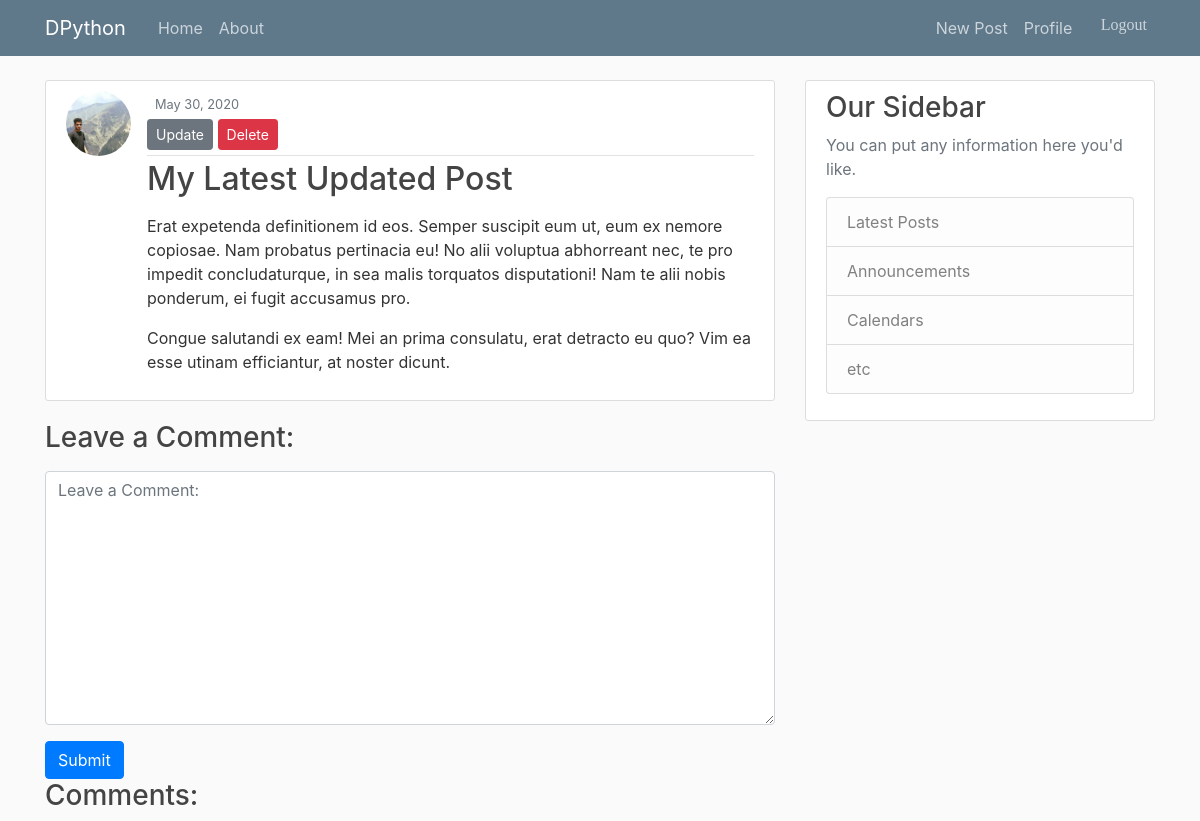
Page /post/29/ (signed in) on the earlier database version.
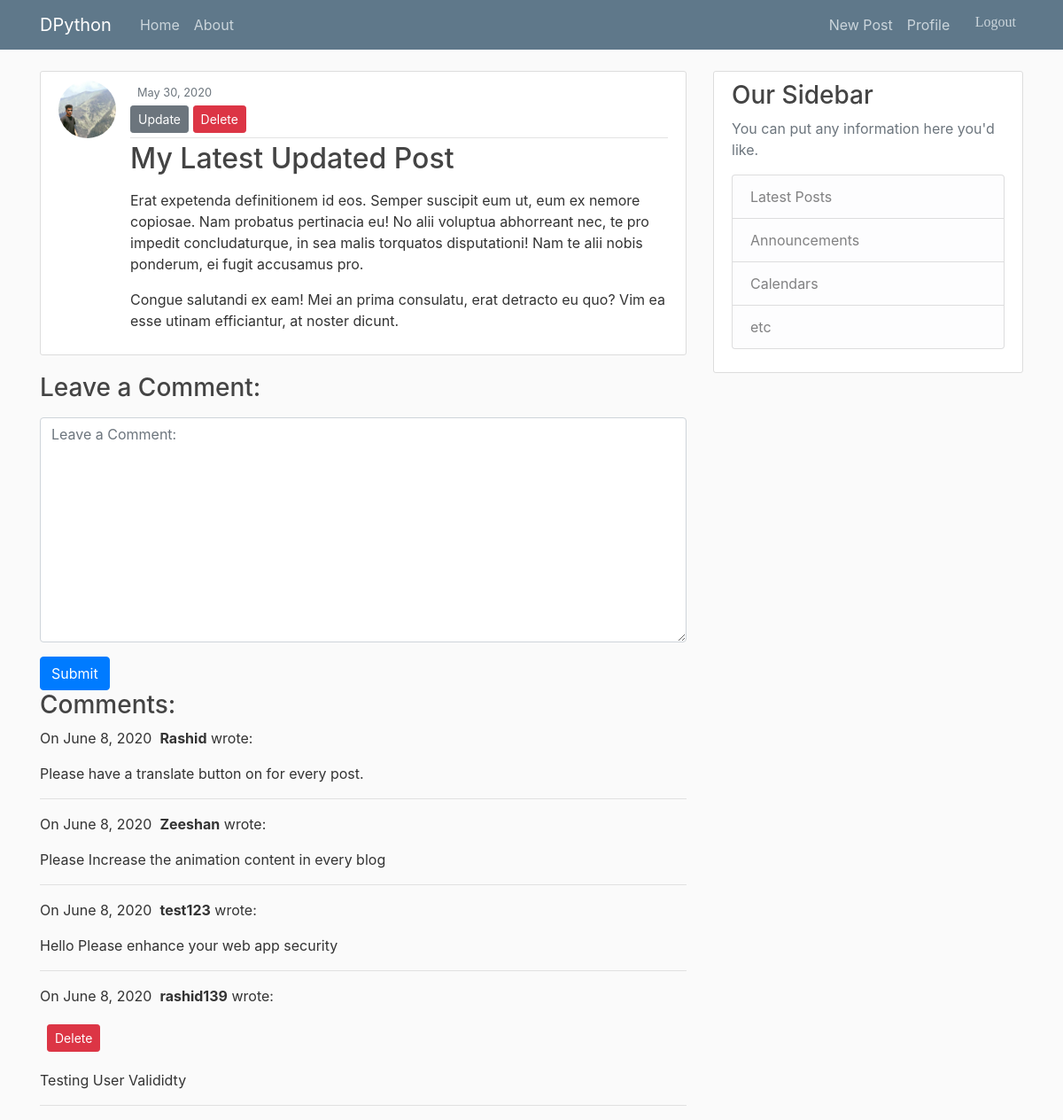
Same page on the later database version.
### blog/models.py (models this page shows, shortened)
class Comment(models.Model):
    author = models.CharField(max_length = 100)
    body = models.TextField()
    created_on = models.DateTimeField(auto_now_add=True)
    post = models.ForeignKey('Post', on_delete=models.CASCADE)

### blog/views.py (the view, shortened to what this page needs)
# urls.py: path('post/<int:pk>/', views.PostDetailView.as_view(), name='post-detail'),
class PostDetailView(LoginRequiredMixin, DetailView):
    model = Post
    form_class = CommentForm
    template_name = 'blog/post_detail.html'
    def get(self, request, *args, **kwargs):
        post = Post.objects.get(pk=self.kwargs['pk'])
        form = self.form_class()
        comments = Comment.objects.filter(post = post)
        context = {
            'post': post,
            'comments': comments,
            'form': form
        }
        return render(request, self.template_name, context)

### blog/forms.py
class CommentForm(forms.Form):
    body = forms.CharField(widget= forms.Textarea(
        attrs= {
            "class": "form-control",
            "placeholder": "Leave a Comment: "
        }
    ))

### blog/templates/blog/post_detail.html (shortened to what this page needs)
{% extends 'blog/base.html' %}
{% block content %}
    <article class="media content-section">
        <img class="rounded-circle article-img" src="{{ post.author.profile.image.url }}">
        <div class="media-body">
            <div class="article-metadata">
                <small class="text-muted">{{ post.date_posted | date:"F d, Y" }}</small>
                {% if post.author == user %}
                    <div>
                        <a class="btn btn-secondary btn-sm mt-1 mb-1" href="{% url 'post-update' post.id %}">Update</a>
                        <a class="btn btn-danger btn-sm mt-1 mb-1" href="{% url 'post-delete' post.id %}">Delete</a>
                    </div>
                {% endif %}
            </div>
        <h2 class="article-title" >{{ post.title }}</h2>
        <p class="article-content">{{ post.content | linebreaks }}</p>
        </div>
    </article>
    <h3 class="article-title">Leave a Comment: </h1>
    <form action="" method="POST">
        <div class="form-group">
            {{ form.body }}
        </div>
        <button type="submit" class="btn btn-primary">Submit</button>
    </form>
    <h3 class="article-title">Comments: </h3>
    {% if user.is_authenticated %}
        {% for comment in comments %}
        <div class="media-body bg-olive">
            <p>
                On {{comment.created_on.date }}&nbsp;
                <b>{{ comment.author }}</b> wrote:
                {% if comment.author == request.user.username %}
                    <div>
                        <button class="btn btn-danger btn-sm mt-1 mb-1 ml-2" id="{{comment.pk}}" onclick="deleteComment(this.id)">Delete</button>
                    </div>
                {% endif %}
            </p>
            <p>{{ comment.body }}</p>
            <hr>
        </div>
        {% endfor %}
    {% else %}
        <h5 class="article-title"> Please Login: <a class="btn btn-link" href="{% url 'login' %}">Login</a></h5>
    {% endif %}
{% endblock %}}

Differences in the rows shown:
added Comment: created_on "June 8, 2020", author "Rashid", body "Please have a translate button on for every post."
added Comment: created_on "June 8, 2020", author "Zeeshan", body "Please Increase the animation content in every blog"
added Comment: created_on "June 8, 2020", author "test123", body "Hello Please enhance your web app security"
added Comment: created_on "June 8, 2020", author "rashid139", body "Testing User Valididty"
